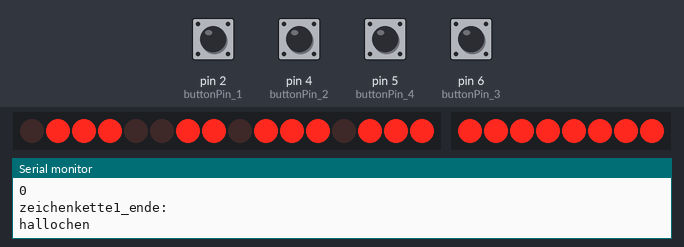
Simulated run of this sketch. Board: Arduino Uno, built with avr-gcc and run on an emulated ATmega328P. Parts: 16 shift-register outputs drawn as a row of LEDs (first output left, lit = HIGH), 8 shift-register outputs drawn as a row of LEDs (first output left, lit = HIGH), the last lines printed to the serial monitor. Wiring (inferred from the names in the program): 2 × shift register (74HC595): data pin 7; shift clock pin 9; latch pin 12; shift register (74HC595): data pin 13; shift clock pin 11; latch pin 8. Wiring (inferred from the signals the program sends): 2 × row of LEDs: on Q0, Q1, Q2, Q3, Q4, Q5, Q6, Q7, Q8, Q9, Q10, Q11, Q12, Q13, Q14, Q15 / on Q0, Q1, Q2, Q3, Q4, Q5, Q6, Q7. Inputs (shaded band) come from the test bench; at power-on: pin 2 (buttonPin_1), pin 4 (buttonPin_2), pin 5 (buttonPin_4), pin 6 (buttonPin_3) LOW.

Above: at 2.1 s.
2.2 s: pin 2 (buttonPin_1) pulled HIGH for 0.15 s
At 3.4 s:
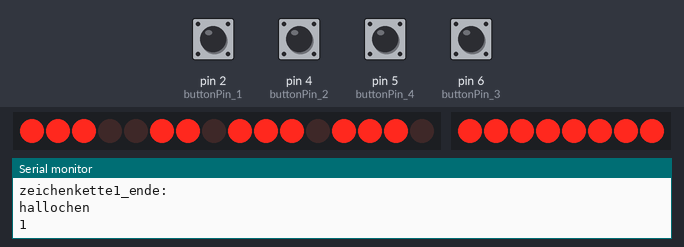
3.8 s: pin 4 (buttonPin_2) pulled HIGH for 0.15 s
At 3.82 s:
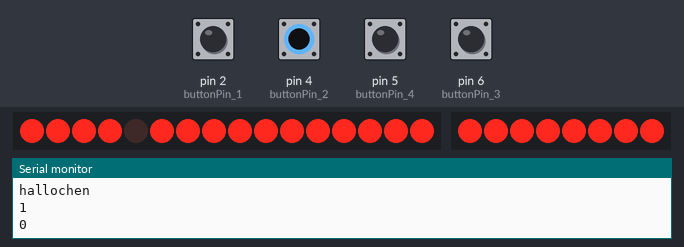
5.4 s: pin 6 (buttonPin_3) pulled HIGH for 0.15 s
At 6.6 s:
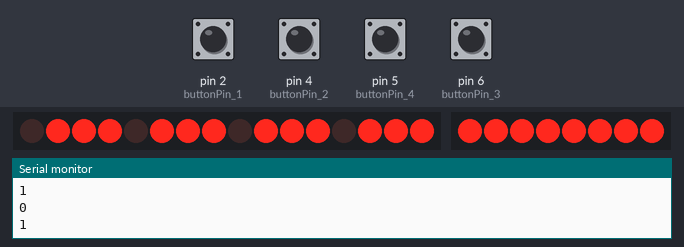
7.0 s: pin 2 (buttonPin_1) pulled HIGH for 1 s
At 8.1 s:
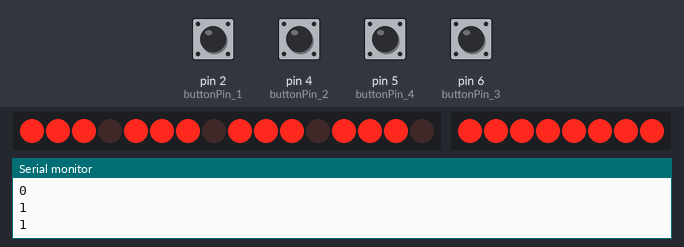
9.5 s: pin 2 (buttonPin_1) pulled HIGH for 0.15 s
At 10.0 s:
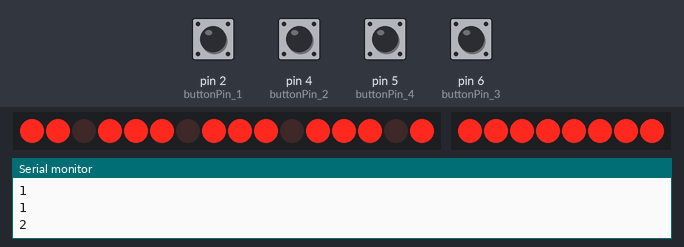
11.1 s: pin 5 (buttonPin_4) pulled HIGH for 0.15 s
At 12.4 s:
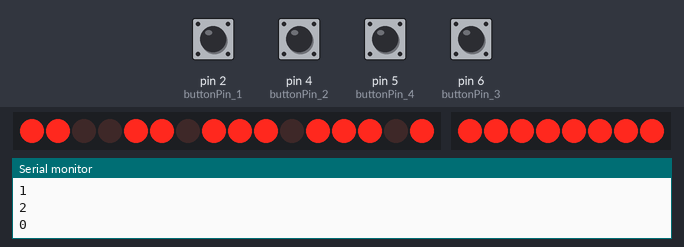
Timing chart, 0 to 13.7 s (numbered marks = the images above; inputs shaded):
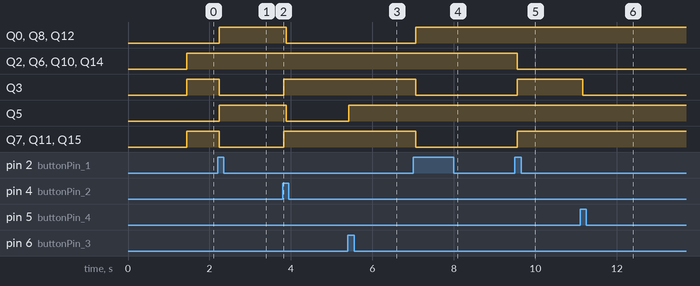

Measured:
- after the input at 2.2 s, Q0, Q5, Q8, Q12: LOW → HIGH at once; Q3, Q7, Q11, Q15: HIGH → LOW at once
- after the input at 3.8 s, Q0, Q5, Q8, Q12: HIGH → LOW after 0.08 s; Q3, Q7, Q11, Q15: LOW → HIGH at once
- after the input at 5.4 s, Q5: LOW → HIGH at once
- after the input at 7.0 s, Q0, Q8, Q12: LOW → HIGH after 0.06 s; Q3, Q7, Q11, Q15: HIGH → LOW after 0.06 s
- after the input at 9.5 s, Q2, Q6, Q10, Q14: HIGH → LOW after 0.06 s; Q3, Q7, Q11, Q15: LOW → HIGH after 0.06 s
- after the input at 11.1 s, Q3: HIGH → LOW after 0.06 s

The sketch:

MA_Projekt_neu.ino
```cpp
/*
Name:		Sketch1.ino
Created:	20.02.2017 14:08:23
Author:	Dennis
*/

//Zeilen: 8 Stück
int latchPin = 12;
int clockPin = 11;
int dataPin = 13;


//Spalten: 16 Stück
int currentLED = 6;
int currentLED_2 = 3;

int latchPin_2 = 8;
int clockPin_2 = 9;
int dataPin_2 = 7;

//buttons
const int buttonPin_1 = 2;
const int buttonPin_2 = 4;
const int buttonPin_3 = 6;
const int buttonPin_4 = 5;

long zeichenKette[8*8];

byte tempZeichen_1;
byte tempZeichen_2;

byte font[3][2] = {
	{ 0x05, 0x02 },
	{ 0x02, 0x05 },
	{ 0x07, 0x04 },
};
byte fontZahlen[10][8] = {
	{ 0x07, 0x05, 0x05, 0x05, 0x05, 0x05, 0x05, 0x07 },		//0
	{ 0x01, 0x01, 0x01, 0x01, 0x01, 0x05, 0x03, 0x01 },		//1
	{ 0x07, 0x04, 0x04, 0x04, 0x07, 0x01, 0x01, 0x07 },		//2
	{ 0x07, 0x01, 0x01, 0x01, 0x07, 0x01, 0x01, 0x07 },		//3
	{ 0x01, 0x01, 0x01, 0x01, 0x07, 0x05, 0x05, 0x05 },		//5
	{ 0x07, 0x01, 0x01, 0x01, 0x07, 0x04, 0x04, 0x07 },		//5
	{ 0x07, 0x05, 0x05, 0x05, 0x07, 0x04, 0x04, 0x07 },		//6
	{ 0x01, 0x01, 0x01, 0x01, 0x01, 0x05, 0x05, 0x07 },		//7
	{ 0x07, 0x05, 0x05, 0x05, 0x07, 0x05, 0x05, 0x07 },		//8
	{ 0x07, 0x01, 0x01, 0x01, 0x07, 0x05, 0x05, 0x07 },		//9
};

// the setup function runs once when you press reset or power the board
void setup() {
	pinMode(latchPin, OUTPUT);
	pinMode(dataPin, OUTPUT);
	pinMode(clockPin, OUTPUT);

	pinMode(latchPin_2, OUTPUT);
	pinMode(dataPin_2, OUTPUT);
	pinMode(clockPin_2, OUTPUT);

	pinMode(buttonPin_1, INPUT);
	pinMode(buttonPin_2, INPUT);

	pinMode(buttonPin_3, INPUT);
	pinMode(buttonPin_4, INPUT);

	Serial.begin(9600);

}


//1. 1byte um die länge nach rechts 2tes byte um länge und um 8 nach rechts. Beide loslaufen lassen
//2. Warten bis erstes byte um 8 nach links verschoben wurde und dann zewites byte anfangen loslaufen zu lassen

int start_old = 0;


void Zeichen2_neu(int start, int height, int zeichenlength)		//neu 9.3.17
{
	//Serial.println("Zeichnen:\n");
	for (int i = 0; i < 8; i++)
	{
		//tempZeichen_1 = zeichenKette[i+height] >> (zeichenlength * 4 - start);
		//tempZeichen_2 = zeichenKette[i+height] >> (zeichenlength * 4 + 8 - start);

		tempZeichen_1 = zeichenKette[i+height] >> (8 * 4 -16 - start);
		tempZeichen_2 = zeichenKette[i+height] >> (8 * 4 - 8 - start);

		//tempZeichen_1 = zeichenKette[i + height] >> (start);
		//tempZeichen_2 = zeichenKette[i + height] >> (8 - start);

		/*if (start_old != start)
		{
			Serial.println(tempZeichen_1, BIN);
			Serial.println(tempZeichen_2, BIN);
		}*/

		//Serial.println(tempZeichen_1, BIN);
		//Serial.println(tempZeichen_2, BIN);

		//Serial.println(tempZeichen, BIN);

		digitalWrite(latchPin, LOW);
		shiftOut(dataPin, clockPin, LSBFIRST, (0x01 << i));
		digitalWrite(latchPin, HIGH);

		digitalWrite(latchPin_2, LOW);
		shiftOut(dataPin_2, clockPin_2, LSBFIRST, tempZeichen_1);
		shiftOut(dataPin_2, clockPin_2, LSBFIRST, tempZeichen_2);
		digitalWrite(latchPin_2, HIGH);

		//delay(1);
	}
	start_old = start;
}


void Lauflicht2(String muster)
{
	int zeichenlength = muster.length();
	musterInitZ(muster);
	for (int i = 0; i <(zeichenlength * 4 + 2 * 8); i++)
	{
		for (int k = 0; k<100; k++)
			Zeichen2_neu(i,0, zeichenlength);
	}
}

void ButtonControl(String muster)
{
	int buttonState[] = { 0,0,0,0 };
	int buttonState_old[] = { 0,0,0,0 };
	int zeichenlength = muster.length();
	int i = 0;
	int height = 0;
	musterInitZ(muster);
	Serial.println("hallochen");
	while (true)
	{
		//Serial.println("lol");
		buttonState[0] = digitalRead(buttonPin_1);
		buttonState[1] = digitalRead(buttonPin_2);
		buttonState[2] = digitalRead(buttonPin_3);
		buttonState[3] = digitalRead(buttonPin_4);

		if (buttonState[0] == HIGH && buttonState[0] != buttonState_old[0] && i < 16)
		{
			i++;
			Serial.println(i);
		}

		if (buttonState[1] == HIGH && buttonState[1] != buttonState_old[1] && i>0)
		{
			i--;
			Serial.println(i);
		}

		if (buttonState[2] == HIGH && buttonState[2] != buttonState_old[2] && height < 32)
		{
			height++;
			Serial.println(height);
		}

		if (buttonState[3] == HIGH && buttonState[3] != buttonState_old[3] && height > 0)
		{
			height--;
			Serial.println(height);
		}

		Zeichen2_neu(i, height, zeichenlength);

		buttonState_old[0] = buttonState[0];
		buttonState_old[1] = buttonState[1];
		buttonState_old[2] = buttonState[2];
		buttonState_old[3] = buttonState[3];

	}
}

//neu 9.3.17
//String max 8 Zeichen, da Int(pro Zeichen 4 bit)
//Init: Erstellt aus Zeichenmuster das Bitmuster für jede Zeile
void musterInitZ(String zeichen)
{
	Serial.println("Zeichenlange:");
	Serial.println(zeichen.length());

	int zeilen = 0;

	for (int i = 0; i < 64; i++)
	{
		zeichenKette[i] = 0;
	}

	zeilen = zeichen.length() / 8;
	if ((zeichen.length() % 8) > 0)
		zeilen++;
	if (zeilen > 8)
		zeilen--;

	Serial.println(zeilen);

	//Anzahl Zeilen --> Zeilen
	for (int k = 0; k < zeilen; k++)
	{
		for (int j = 0; j < 8; j++)
		{
			Serial.println("Durchgang: ");
			for (int i = 0; i < 8; i++)
			{
				if (zeichen[i+ k*8] == '0')
				{
					if (i == 0)
						zeichenKette[j + k * 8] = fontZahlen[0][j];
					else {
						zeichenKette[j + k * 8] = zeichenKette[j + k * 8] << 4;
						zeichenKette[j + k * 8] += fontZahlen[0][j];
					}

					Serial.println(zeichenKette[j + k * 8], BIN);
					//break;
				}
				else if (zeichen[i + k * 8] == '1')
				{
					if (i == 0)
						zeichenKette[j + k * 8] = fontZahlen[1][j];
					else {
						zeichenKette[j + k * 8] = zeichenKette[j + k * 8] << 4;
						zeichenKette[j + k * 8] += fontZahlen[1][j];
					}
					Serial.println(zeichenKette[j + k * 8], BIN);
					//break;
				}
				else if (zeichen[i + k * 8] == '2')
				{
					if (i == 0)
						zeichenKette[j + k * 8] = fontZahlen[2][j];
					else {
						zeichenKette[j + k * 8] = zeichenKette[j + k * 8] << 4;
						zeichenKette[j + k * 8] += fontZahlen[2][j];
					}
					Serial.println(zeichenKette[j + k * 8], BIN);
					//break;
				}
				else if (zeichen[i + k * 8] == '3')
				{
					if (i == 0)
						zeichenKette[j + k * 8] = fontZahlen[3][j];
					else {
						zeichenKette[j + k * 8] = zeichenKette[j + k * 8] << 4;
						zeichenKette[j + k * 8] += fontZahlen[3][j];
					}
					Serial.println(zeichenKette[j + k * 8], BIN);
					//break;
				}
				else if (zeichen[i + k * 8] == '4')
				{
					if (i == 0)
						zeichenKette[j + k * 8] = fontZahlen[4][j];
					else {
						zeichenKette[j + k * 8] = zeichenKette[j + k * 8] << 4;
						zeichenKette[j + k * 8] += fontZahlen[4][j];
					}
					Serial.println(zeichenKette[j + k * 8], BIN);
					//break;
				}
				else if (zeichen[i + k * 8] == '5')
				{
					if (i == 0)
						zeichenKette[j + k * 8] = fontZahlen[5][j];
					else {
						zeichenKette[j + k * 8] = zeichenKette[j + k * 8] << 4;
						zeichenKette[j + k * 8] += fontZahlen[5][j];
					}
					Serial.println(zeichenKette[j + k * 8], BIN);
					//break;
				}
				else if (zeichen[i + k * 8] == '6')
				{
					if (i == 0)
						zeichenKette[j + k * 8] = fontZahlen[6][j];
					else {
						zeichenKette[j + k * 8] = zeichenKette[j + k * 8] << 4;
						zeichenKette[j + k * 8] += fontZahlen[6][j];
					}
					Serial.println(zeichenKette[j + k * 8], BIN);
					//break;
				}
				else if (zeichen[i + k * 8] == '7')
				{
					if (i == 0)
						zeichenKette[j + k * 8] = fontZahlen[7][j];
					else {
						zeichenKette[j + k * 8] = zeichenKette[j + k * 8] << 4;
						zeichenKette[j + k * 8] += fontZahlen[7][j];
					}
					Serial.println(zeichenKette[j + k * 8], BIN);
					//break;
				}
				else if (zeichen[i + k * 8] == '8')
				{
					if (i == 0)
						zeichenKette[j + k * 8] = fontZahlen[8][j];
					else {
						zeichenKette[j + k * 8] = zeichenKette[j + k * 8] << 4;
						zeichenKette[j + k * 8] += fontZahlen[8][j];
					}
					Serial.println(zeichenKette[j + k * 8], BIN);
					//break;
				}
				else if (zeichen[i + k * 8] == '9')
				{
					if (i == 0)
						zeichenKette[j + k * 8] = fontZahlen[9][j];
					else {
						zeichenKette[j + k * 8] = zeichenKette[j + k * 8] << 4;
						zeichenKette[j + k * 8] += fontZahlen[9][j];
					}
					Serial.println(zeichenKette[j + k * 8], BIN);
					//break;
				}
				else
					zeichenKette[j + k * 8] = zeichenKette[j + k * 8] << 4;


			}
		}
	}

	Serial.println("zeichenkette1:");
	//Serial.println(zeichenKette[0], BIN);
	Serial.println(zeichenKette[8], BIN);
	Serial.println("zeichenkette1_ende:");

}

void musterInitZ_test(String zeichen)
{
	Serial.println("Zeichenlange:");
	Serial.println(zeichen.length());

	for (int i = 0; i < 8; i++)
	{
		zeichenKette[i] = 0;
	}
	//Anzahl Zeilen --> Zeilen
	for (int j = 0; j < 8; j++)
	{
		Serial.println("Durchgang: ");
		for (int i = 0; i < zeichen.length(); i++)
		{

			if (i == 0)
				zeichenKette[j] = font[(int)zeichen[i]][j];
			else {
				zeichenKette[j] = zeichenKette[j] << 4;
				zeichenKette[j] += font[(int)zeichen[i]][j];
			}

			Serial.println(zeichenKette[j], BIN);


		}
	}

	Serial.println("zeichenkette1:");
	for(int j=0; j<16; j++)
		Serial.println(zeichenKette[j], BIN);
	//Serial.println(zeichenKette[1], BIN);

	Serial.println("zeichenkette1_ende:");

}


// the loop function runs over and over again until power down or reset
void loop() {
	Serial.println("Main");
	ButtonControl("01234567");

}
```
